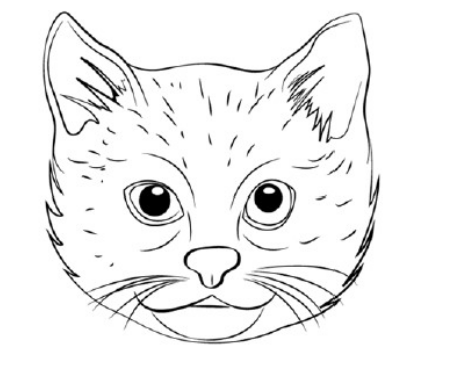
#> input picture kotey.png, 467 x 367 px
$ python task2.py
#> lines starting #> are read from the running program, lines starting #| are printed output that depends on the picture
import numpy as np
import cv2

global img
img = cv2.imread("kotey.png")
#> img is the input picture: shape (367, 467, 3); min 0, max 255, mean 240.3

ear1 = [[65, 11], [121, 58], [138, 99], [95, 95], [50, 150]]

ear2 = [
    [273, 68],
    [358, 10],
    [368, 74],
    [342, 139],
    [322, 79],
]

eye1center = [154, 202]
eye2center = [271, 200]

nose = [
    [183, 262],
    [215, 238],
    [237, 257],
    [212, 288],
]


def draw(arr, isClosed=True, color=(255, 0, 0)):
    global img
    pts = np.array(arr, np.int32)
    pts = pts.reshape((-1, 1, 2))
    thickness = 2
    img = cv2.polylines(img, [pts], isClosed, color, thickness)


cv2.ellipse(img, np.array([70, 90], np.int32), [30, 80], 0, 135, 270, (255, 255, 0), 2)
draw(ear1, isClosed=False)
draw(ear2)
cv2.fillPoly(img, pts=[np.array(nose, np.int32)], color=(0, 255, 0))
cv2.circle(img, eye1center, 20, (0, 0, 255), 2)
cv2.circle(img, eye2center, 20, (0, 0, 255), 2)
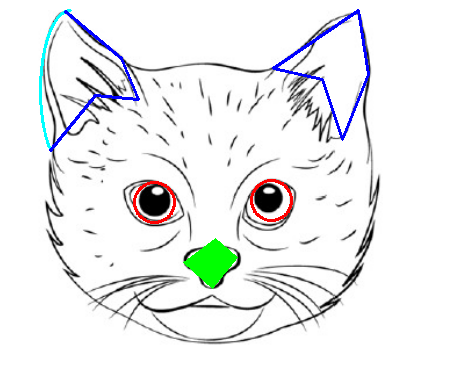
#> img: shape (367, 467, 3); mean B, G, R 238.2, 237.7, 236.1

cv2.imshow("kotey", img)
while cv2.waitKey() != ord("q"):
#> (key q is pressed here)
    pass

cv2.destroyAllWindows()
